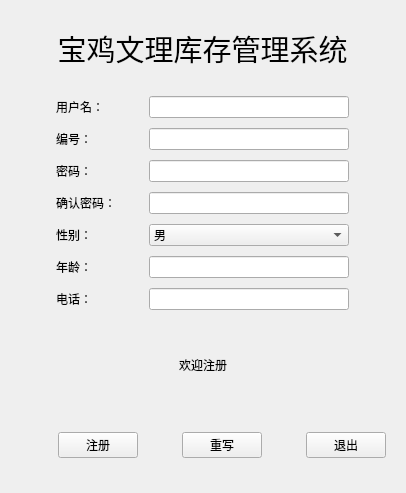
<?xml version="1.0" encoding="UTF-8"?>
<ui version="4.0">
 <class>Register</class>
 <widget class="QWidget" name="Register">
  <property name="geometry">
   <rect>
    <x>0</x>
    <y>0</y>
    <width>406</width>
    <height>493</height>
   </rect>
  </property>
  <property name="windowTitle">
   <string>Form</string>
  </property>
  <layout class="QGridLayout" name="gridLayout_2">
   <item row="0" column="1" colspan="3">
    <widget class="QLabel" name="label_head">
     <property name="font">
      <font>
       <family>Agency FB</family>
       <pointsize>22</pointsize>
      </font>
     </property>
     <property name="text">
      <string>宝鸡文理库存管理系统</string>
     </property>
     <property name="alignment">
      <set>Qt::AlignCenter</set>
     </property>
    </widget>
   </item>
   <item row="1" column="0">
    <spacer name="horizontalSpacer_4">
     <property name="orientation">
      <enum>Qt::Horizontal</enum>
     </property>
     <property name="sizeHint" stdset="0">
      <size>
       <width>0</width>
       <height>20</height>
      </size>
     </property>
    </spacer>
   </item>
   <item row="1" column="4">
    <spacer name="horizontalSpacer_5">
     <property name="orientation">
      <enum>Qt::Horizontal</enum>
     </property>
     <property name="sizeHint" stdset="0">
      <size>
       <width>0</width>
       <height>20</height>
      </size>
     </property>
    </spacer>
   </item>
   <item row="2" column="0">
    <spacer name="horizontalSpacer_6">
     <property name="orientation">
      <enum>Qt::Horizontal</enum>
     </property>
     <property name="sizeHint" stdset="0">
      <size>
       <width>0</width>
       <height>20</height>
      </size>
     </property>
    </spacer>
   </item>
   <item row="2" column="4">
    <spacer name="horizontalSpacer_7">
     <property name="orientation">
      <enum>Qt::Horizontal</enum>
     </property>
     <property name="sizeHint" stdset="0">
      <size>
       <width>0</width>
       <height>20</height>
      </size>
     </property>
    </spacer>
   </item>
   <item row="4" column="1">
    <spacer name="horizontalSpacer_8">
     <property name="orientation">
      <enum>Qt::Horizontal</enum>
     </property>
     <property name="sizeHint" stdset="0">
      <size>
       <width>145</width>
       <height>20</height>
      </size>
     </property>
    </spacer>
   </item>
   <item row="4" column="3">
    <spacer name="horizontalSpacer_9">
     <property name="orientation">
      <enum>Qt::Horizontal</enum>
     </property>
     <property name="sizeHint" stdset="0">
      <size>
       <width>145</width>
       <height>17</height>
      </size>
     </property>
    </spacer>
   </item>
   <item row="5" column="0" colspan="5">
    <widget class="QWidget" name="widget_2" native="true">
     <layout class="QHBoxLayout" name="horizontalLayout">
      <item>
       <spacer name="horizontalSpacer_2">
        <property name="orientation">
         <enum>Qt::Horizontal</enum>
        </property>
        <property name="sizeHint" stdset="0">
         <size>
          <width>40</width>
          <height>20</height>
         </size>
        </property>
       </spacer>
      </item>
      <item>
       <widget class="QPushButton" name="pushButton_login">
        <property name="text">
         <string>注册</string>
        </property>
       </widget>
      </item>
      <item>
       <spacer name="horizontalSpacer">
        <property name="orientation">
         <enum>Qt::Horizontal</enum>
        </property>
        <property name="sizeHint" stdset="0">
         <size>
          <width>40</width>
          <height>20</height>
         </size>
        </property>
       </spacer>
      </item>
      <item>
       <widget class="QPushButton" name="pushButton_clear">
        <property name="text">
         <string>重写</string>
        </property>
       </widget>
      </item>
      <item>
       <spacer name="horizontalSpacer_3">
        <property name="orientation">
         <enum>Qt::Horizontal</enum>
        </property>
        <property name="sizeHint" stdset="0">
         <size>
          <width>40</width>
          <height>20</height>
         </size>
        </property>
       </spacer>
      </item>
      <item>
       <widget class="QPushButton" name="pushButton_exit">
        <property name="text">
         <string>退出</string>
        </property>
       </widget>
      </item>
     </layout>
    </widget>
   </item>
   <item row="1" column="1" rowspan="3" colspan="3">
    <widget class="QWidget" name="widget" native="true">
     <layout class="QGridLayout" name="gridLayout">
      <property name="leftMargin">
       <number>0</number>
      </property>
      <property name="topMargin">
       <number>0</number>
      </property>
      <property name="rightMargin">
       <number>0</number>
      </property>
      <property name="bottomMargin">
       <number>0</number>
      </property>
      <item row="3" column="0">
       <widget class="QLabel" name="label_password">
        <property name="maximumSize">
         <size>
          <width>50</width>
          <height>16777215</height>
         </size>
        </property>
        <property name="text">
         <string>密码：</string>
        </property>
       </widget>
      </item>
      <item row="0" column="0">
       <widget class="QLabel" name="label_uname">
        <property name="maximumSize">
         <size>
          <width>50</width>
          <height>16777215</height>
         </size>
        </property>
        <property name="text">
         <string>用户名：</string>
        </property>
       </widget>
      </item>
      <item row="0" column="1">
       <widget class="QLineEdit" name="lineEdit_uname">
        <property name="maximumSize">
         <size>
          <width>200</width>
          <height>16777215</height>
         </size>
        </property>
       </widget>
      </item>
      <item row="4" column="0">
       <widget class="QLabel" name="label_password_2">
        <property name="maximumSize">
         <size>
          <width>70</width>
          <height>16777215</height>
         </size>
        </property>
        <property name="text">
         <string>确认密码：</string>
        </property>
       </widget>
      </item>
      <item row="3" column="1">
       <widget class="QLineEdit" name="lineEdit_password">
        <property name="maximumSize">
         <size>
          <width>200</width>
          <height>16777215</height>
         </size>
        </property>
        <property name="echoMode">
         <enum>QLineEdit::Password</enum>
        </property>
       </widget>
      </item>
      <item row="4" column="1">
       <widget class="QLineEdit" name="lineEdit_password_2">
        <property name="maximumSize">
         <size>
          <width>200</width>
          <height>16777215</height>
         </size>
        </property>
        <property name="echoMode">
         <enum>QLineEdit::Password</enum>
        </property>
       </widget>
      </item>
      <item row="5" column="0">
       <widget class="QLabel" name="label_sex">
        <property name="maximumSize">
         <size>
          <width>70</width>
          <height>16777215</height>
         </size>
        </property>
        <property name="text">
         <string>性别：</string>
        </property>
       </widget>
      </item>
      <item row="7" column="0">
       <widget class="QLabel" name="label_tel">
        <property name="maximumSize">
         <size>
          <width>70</width>
          <height>16777215</height>
         </size>
        </property>
        <property name="text">
         <string>电话：</string>
        </property>
       </widget>
      </item>
      <item row="7" column="1">
       <widget class="QLineEdit" name="lineEdit_tel">
        <property name="maximumSize">
         <size>
          <width>200</width>
          <height>16777215</height>
         </size>
        </property>
       </widget>
      </item>
      <item row="5" column="1">
       <widget class="QComboBox" name="combo_sex">
        <item>
         <property name="text">
          <string>男</string>
         </property>
        </item>
        <item>
         <property name="text">
          <string>女</string>
         </property>
        </item>
       </widget>
      </item>
      <item row="6" column="0">
       <widget class="QLabel" name="label_age">
        <property name="maximumSize">
         <size>
          <width>70</width>
          <height>16777215</height>
         </size>
        </property>
        <property name="text">
         <string>年龄：</string>
        </property>
       </widget>
      </item>
      <item row="6" column="1">
       <widget class="QLineEdit" name="lineEdit_age">
        <property name="maximumSize">
         <size>
          <width>200</width>
          <height>16777215</height>
         </size>
        </property>
       </widget>
      </item>
      <item row="1" column="0">
       <widget class="QLabel" name="label_id">
        <property name="maximumSize">
         <size>
          <width>50</width>
          <height>16777215</height>
         </size>
        </property>
        <property name="text">
         <string>编号：</string>
        </property>
       </widget>
      </item>
      <item row="1" column="1">
       <widget class="QLineEdit" name="lineEdit_id">
        <property name="maximumSize">
         <size>
          <width>200</width>
          <height>16777215</height>
         </size>
        </property>
       </widget>
      </item>
     </layout>
    </widget>
   </item>
   <item row="4" column="2">
    <widget class="QLabel" name="label_tip">
     <property name="layoutDirection">
      <enum>Qt::LeftToRight</enum>
     </property>
     <property name="text">
      <string>欢迎注册</string>
     </property>
     <property name="alignment">
      <set>Qt::AlignCenter</set>
     </property>
    </widget>
   </item>
  </layout>
 </widget>
 <resources/>
 <connections/>
</ui>
